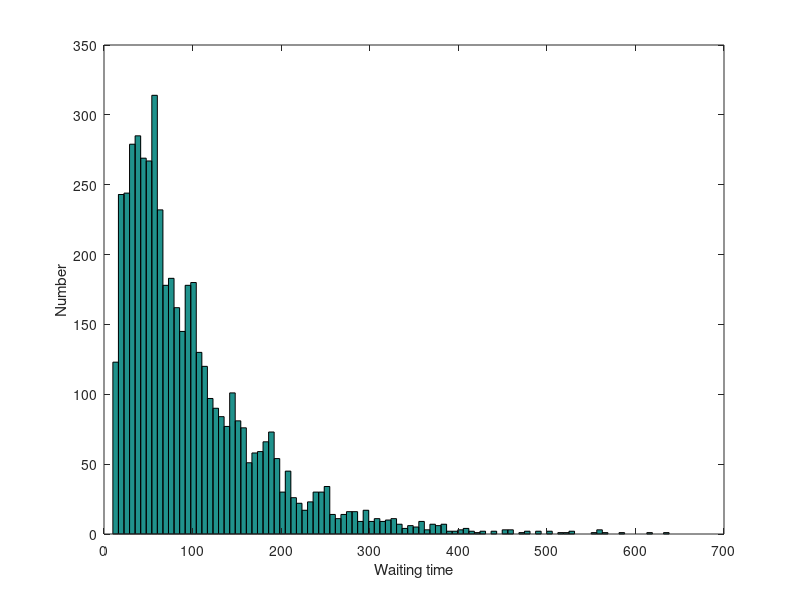

Reproduce this figure in MATLAB.
% How long does it take a neurotransmitter to diffuse across a synaptic
% cleft? We can model the synapse as a box with a reflective barrier
% (transmitting neuron) and an absorptive barrier (receptor). In our model,
% the neurotransmitter can't travel past either barrier. If  it is at the
% reflective barrier, it can only travel forward one step size. If it is at
% the absorbing barrier, the walk is over. We don't know a priori how many
% steps it will take to hit the barrier, so we need to keep track of where
% the particle is at each individual step. Let's begin by defining a few
% parameters.
position = 0; %Initial position of the molecule.
step_number = 1; %Our first step. 
length = 10; %Length of the synapse. 

%Our simulation will end when we hit the receptive barrier. We don't know
%how many steps it will take to hit the receptor. We will use another type
%of loop, a while loop, which will repeat until a specific condition is
%met. Let's first initialize the number of steps needed. 
steps_needed = 0;

%Now we can do the loop.
while steps_needed == 0
    
    %We need to check whether we are at zero or not (our reflective barrier).
    if position ==0 %In MATLAB, == is a logic test.
        position = position + 1;
        step_number = step_number + 1; %Updates the number of steps we have taken. 
    elseif position==length 
        %This tests if we are at the receptor barrier. The simulation would
        %stop at this point. If it hits this position, we'll record the step
        %number.
        steps_needed = step_number;
    else
        %If neither of these conditions are met, we will flip a coin and decide
        %which direction we need to step.
        random_number = rand;
        if random_number < 0.5
            position = position - 1; %Update the position.
            step_number = step_number + 1; %Save the step number. 
        else 
            position = position + 1;
            step_number = step_number + 1;
        end %Ends the coin flip.
    end %Ends the first cycle of the loop.
end %Ends the entire simulation.

steps_needed %Everytime we run this simulation this number will vary!

%To get a good measure of the how long on average, we should run the loop
%many times and get a distribution. We can put this in another loop to run
%the whole simulation a large number of times. 

length = 10;
n_simulations = 5000; %Number of times we will run. 
for i=1:n_simulations
    
    steps_needed(i) = 0; %We should reset this for each simulation.
    position = 0; %Same with this.
    step_number = 0; %And this.
    
    while steps_needed(i) == 0

        %We need to check whether we are at zero or not (our reflective barrier).
        if position ==0 %In MATLAB, == is a logic test.
            position = position + 1;
            step_number = step_number + 1; %Updates the number of steps we have taken. 
            
        elseif position==length 
            %This tests if we are at the receptor barrier. The simulation would
            %stop at this point. If it hits this position, we'll record the step
            %number.
            steps_needed(i) = step_number;
            
        else
            %If neither of these conditions are met, we will flip a coin and decide
            %which direction we need to step.
            random_number = rand;
            
            if random_number < 0.5
                position = position - 1; %Update the position.
                step_number = step_number + 1; %Save the step number. 
                
            else 
                position = position + 1;
                step_number = step_number + 1;
                
            end %Ends the coin flip.
        end %Ends the first cycle of the loop.
    end %Ends the ith simulation.
end %Ends the entire simulation.

%Let's calculate the average number of steps needed.
mean(steps_needed) %Around 100 each time!


%Let's look at a histogram of these values. We can use MATLABs 'hist'
%function to generate a histogram of the values. 
hist(steps_needed, 100)

%It's always important to label the axes.
xlabel('Waiting time');
ylabel('Number');